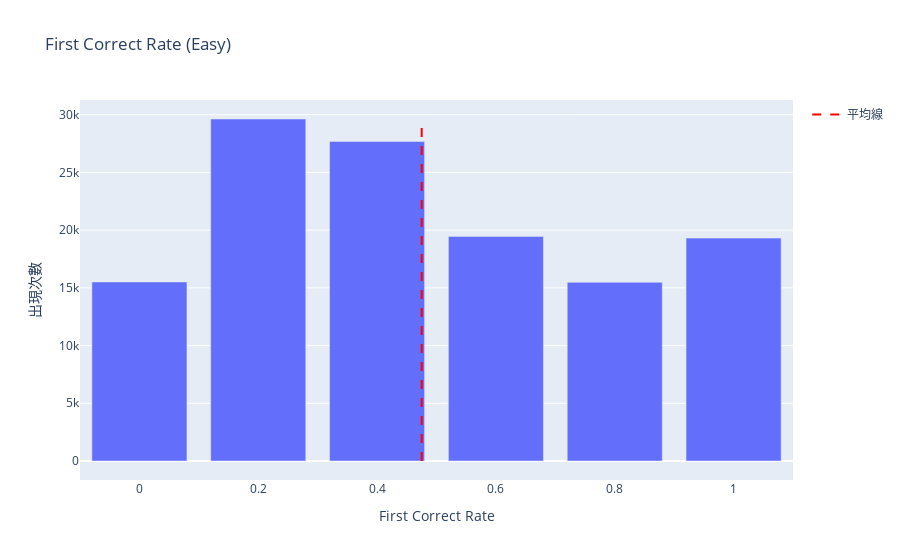

The code cell stored with this chart in its notebook:
### Code cell
# 計算 first_correct_rate 每個值的出現次數
rate_counts = df_easy['first_correct_rate'].value_counts().reset_index()
rate_counts.columns = ['first_correct_rate', 'count']

# 按 first_correct_rate 數值排序
rate_counts = rate_counts.sort_values(by='first_correct_rate')

# 計算 first_correct_rate 的平均值
mean_rate = df_easy['first_correct_rate'].mean()
mean_rate_ez = mean_rate
# 繪製長條圖
fig = px.bar(rate_counts, x='first_correct_rate', y='count',
             title="First Correct Rate (Easy)",
             labels={'first_correct_rate': 'First Correct Rate', 'count': '出現次數'})

# 加入平均線
fig.add_trace(go.Scatter(x=[mean_rate, mean_rate], y=[0, rate_counts['count'].max()],
                         mode="lines",
                         name="平均線",
                         line=dict(color="red", dash="dash")))

# 更新圖表的標籤
fig.update_layout(yaxis_title="出現次數", xaxis_title="First Correct Rate")
fig.show()

### Figure 1 — Plotly figure (JSON) as saved in the notebook; plotly's stock layout.template omitted (floating-point values rounded to 4 significant figures)
{"data": [{"alignmentgroup": "True", "hovertemplate": "First Correct Rate=%{x}<br>出現次數=%{y}<extra></extra>", "legendgroup": "", "marker": {"color": "#636efa", "pattern": {"shape": ""}}, "name": "", "offsetgroup": "", "orientation": "v", "showlegend": false, "textposition": "auto", "type": "bar", "x": [0, 0.2, 0.4, 0.6, 0.8, 1], "xaxis": "x", "y": [15513, 29631, 27684, 19460, 15481, 19314], "yaxis": "y"}, {"line": {"color": "red", "dash": "dash"}, "mode": "lines", "name": "平均線", "type": "scatter", "x": [0.4751, 0.4751], "y": [0, 29631]}], "layout": {"barmode": "relative", "legend": {"tracegroupgap": 0}, "title": {"text": "First Correct Rate (Easy)"}, "xaxis": {"anchor": "y", "domain": [0, 1], "title": {"text": "First Correct Rate"}}, "yaxis": {"anchor": "x", "domain": [0, 1], "title": {"text": "出現次數"}}}}
